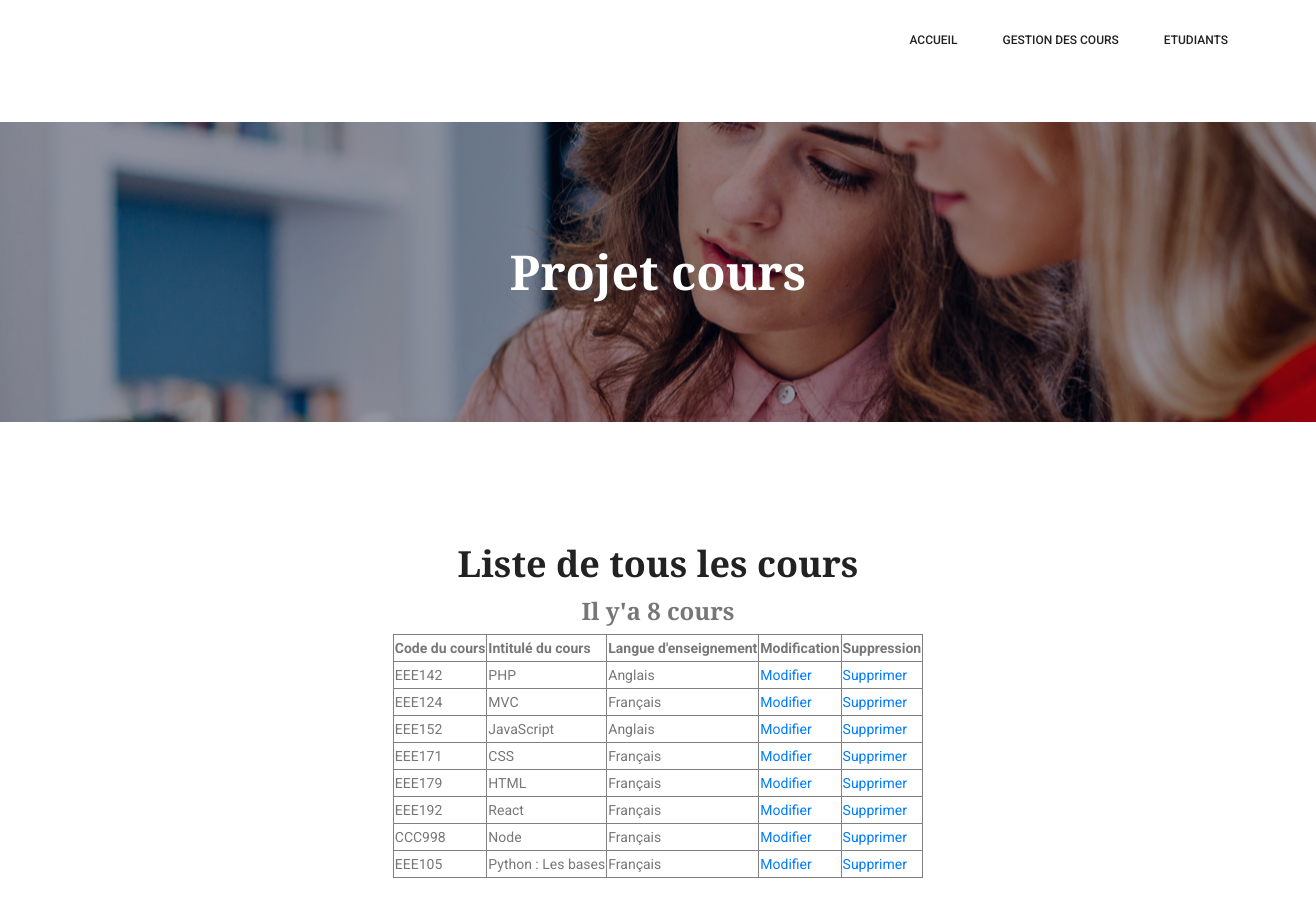
The page / on the database its author committed.
### tables this page shows
CREATE TABLE `courses` (
  `id` int(11) NOT NULL,
  `courseCode` varchar(50) NOT NULL,
  `courseTitle` varchar(100) NOT NULL,
  `courseLanguage` varchar(50) NOT NULL
);

### models/modelCourses.php (called while the page is built, shortened)
<?php
function getCourses(){
	$bdd = connexionBDD();
	$resultGetCourses= $bdd->prepare("SELECT * FROM courses ORDER BY id ASC");
	$resultGetCourses->execute();
	return $resultGetCourses;
}

### views/viewAllCourses.php (the view, shortened to what this page needs)
<h2> Liste de tous les cours</h2>
<h3> Il y'a  <?=$nb_courses?> cours </h3>
<center>
<table border="1">
	<tr>
		<th>Code du cours</th>
		<th>Intitulé du cours</th>
		<th>Langue d'enseignement</th>
		<th>Modification</th>
		<th>Suppression</th>
	</tr>
<?php
$ligne = $resultGetCourses->fetchAll(PDO::FETCH_NUM);
echo "<tr>";
foreach($ligne as $valeur){
	echo "<td>$valeur[1]</td>";
	echo "<td>$valeur[2]</td>";
	echo "<td>$valeur[3]</td>";
?>
<td><a href="controllerCourses/getUpdateCourse/<?=$valeur[0]?>">Modifier</a></td>
<td><a href="controllerCourses/getDeleteCourse/<?=$valeur[0]?>">Supprimer</a></td>
<?php
	echo "<tr>";
}
echo "</table></center>";
require('footer.php');

### index.php (shortened to what this page needs)
<?php
if ($_GET['action']) {
$params = explode("/",$_GET['action']);
if($params[0]!= ""){
	$controller = $params[0];
	$action = "";
	if(isset($params[1])) {$action = $params[1];}
	require_once(ROOT.'controllers/'.$controller.'.php');
	if(function_exists($action)){
		if(isset($params[2])&& isset($params[3])){
			$action($params[2],$params[3]);
		}elseif (isset($params[2])) {
			$action($params[2]);
		}else
		{
			$action();
		}
	}else{
		echo "page par défaut";
	}
}
}else{
	require_once('controllers/controllerCourses.php');
	getAllCourses();
}

### controllers/controllerCourses.php (shortened to what this page needs)
<?php
require_once('models/modelCourses.php');
function getAllCourses(){
	$resultGetCourses = getCourses();
	if(!$resultGetCourses){
		$message = " La récuperation des cours n'a pas abouti";
	}else{
		$nb_courses = $resultGetCourses->rowCount();
		if($nb_courses == 0){
			$message = "Il n'y a aucun cours";
			addOneCourse();
		}else{
			require_once('views/viewAllCourses.php');
		}
	}
}

### views/footer.php (shortened to what this page needs)
                </div>
            </div>
        </section>
    </body>
</html>

### rows shown on the page
courses: courseCode "EEE142", courseTitle "PHP", courseLanguage "Anglais"
courses: courseCode "EEE124", courseTitle "MVC", courseLanguage "Français"
courses: courseCode "EEE152", courseTitle "JavaScript", courseLanguage "Anglais"
courses: courseCode "EEE171", courseTitle "CSS", courseLanguage "Français"
courses: courseCode "EEE179", courseTitle "HTML", courseLanguage "Français"
courses: courseCode "EEE192", courseTitle "React", courseLanguage "Français"
courses: courseCode "CCC998", courseTitle "Node", courseLanguage "Français"
courses: courseCode "EEE105", courseTitle "Python : Les bases", courseLanguage "Français"

### other values the page prints
$nb_courses "8"
